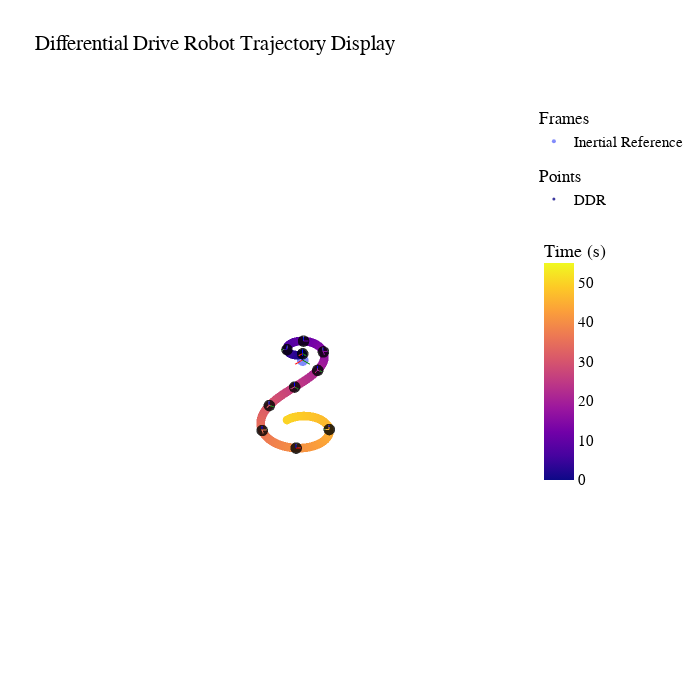

Notebook code for this chart:
### Code cell
# Create the Scene Viewer
scene = Viewer3D(title="Differential Drive Robot Trajectory Display", 
                 size=500) # In mm

# Add inertial reference
scene.add_frame(
    transformation=np.eye(4), 
    name="Inertial Reference", 
    axis_size=40
)

# Add robot trajectory 
scene.add_points(points=trajectory, 
                 name='DDR',
                 color=time_vector,
                 colorscale='plasma',
                 range=[time_vector[0], time_vector[-1] + 5],
                 colorbar="Time (s)")

# Display poses
n_poses = 10
for pose in poses[::len(poses) // n_poses]:
    # Add poses
    scene.add_frame(
        transformation=pose, 
        axis_size=20,
        color='black'
    )

scene.figure.show()

### Figure 1 — Plotly figure (JSON) as saved in the notebook; plotly's stock layout.template omitted (floating-point values rounded to 4 significant figures; data arrays with more than 128 entries replaced by an {"elided": "..."} marker saying what was removed)
{"data": [{"legendgroup": "Frames", "legendgrouptitle": {"text": "Frames"}, "marker": {"opacity": 0.8, "size": 4}, "mode": "markers", "name": "Inertial Reference", "showlegend": true, "type": "scatter3d", "x": [0], "y": [0], "z": [0]}, {"hoverinfo": "skip", "line": {"color": "red", "width": 2}, "mode": "lines", "name": "xInertial Reference", "showlegend": false, "type": "scatter3d", "x": [0, 40], "y": [0, 0], "z": [0, 0]}, {"hoverinfo": "skip", "line": {"color": "green", "width": 2}, "mode": "lines", "name": "yInertial Reference", "showlegend": false, "type": "scatter3d", "x": [0, 0], "y": [0, 40], "z": [0, 0]}, {"hoverinfo": "skip", "line": {"color": "blue", "width": 2}, "mode": "lines", "name": "zInertial Reference", "showlegend": false, "type": "scatter3d", "x": [0, 0], "y": [0, 0], "z": [0, 40]}, {"legendgroup": "Points", "legendgrouptitle": {"text": "Points"}, "marker": {"cmax": 55, "cmin": 0, "color": {"elided": "5000 float values"}, "colorbar": {"len": 0.5, "lenmode": "fraction", "title": {"text": "Time (s)"}}, "colorscale": [[0, "#0d0887"], [0.1111, "#46039f"], [0.2222, "#7201a8"], [0.3333, "#9c179e"], [0.4444, "#bd3786"], [0.5556, "#d8576b"], [0.6667, "#ed7953"], [0.7778, "#fb9f3a"], [0.8889, "#fdca26"], [1, "#f0f921"]], "opacity": 0.8, "size": 3}, "mode": "markers", "name": "DDR", "showlegend": true, "type": "scatter3d", "x": {"elided": "5000 float values"}, "y": {"elided": "5000 float values"}, "z": {"elided": "5000 int values"}}, {"legendgroup": "Frames", "legendgrouptitle": {"text": "Frames"}, "marker": {"color": "black", "opacity": 0.8, "size": 4}, "mode": "markers", "name": "", "showlegend": false, "type": "scatter3d", "x": [0.15], "y": [0], "z": [30]}, {"hoverinfo": "skip", "line": {"color": "red", "width": 2}, "mode": "lines", "name": "x", "showlegend": false, "type": "scatter3d", "x": [0.15, 20.15], "y": [0, -0.1], "z": [30, 30]}, {"hoverinfo": "skip", "line": {"color": "green", "width": 2}, "mode": "lines", "name": "y", "showlegend": false, "type": "scatter3d", "x": [0.15, 0.25], "y": [0, 20.0], "z": [30, 30]}, {"hoverinfo": "skip", "line": {"color": "blue", "width": 2}, "mode": "lines", "name": "z", "showlegend": false, "type": "scatter3d", "x": [0.15, 0.15], "y": [0, 0], "z": [30, 50]}, {"legendgroup": "Frames", "legendgrouptitle": {"text": "Frames"}, "marker": {"color": "black", "opacity": 0.8, "size": 4}, "mode": "markers", "name": "", "showlegend": false, "type": "scatter3d", "x": [23.51], "y": [-62.01], "z": [30]}, {"hoverinfo": "skip", "line": {"color": "red", "width": 2}, "mode": "lines", "name": "x", "showlegend": false, "type": "scatter3d", "x": [23.51, 10.88], "y": [-62.01, -77.52], "z": [30, 30]}, {"hoverinfo": "skip", "line": {"color": "green", "width": 2}, "mode": "lines", "name": "y", "showlegend": false, "type": "scatter3d", "x": [23.51, 39.02], "y": [-62.01, -74.64], "z": [30, 30]}, {"hoverinfo": "skip", "line": {"color": "blue", "width": 2}, "mode": "lines", "name": "z", "showlegend": false, "type": "scatter3d", "x": [23.51, 23.51], "y": [-62.01, -62.01], "z": [30, 50]}, {"legendgroup": "Frames", "legendgrouptitle": {"text": "Frames"}, "marker": {"color": "black", "opacity": 0.8, "size": 4}, "mode": "markers", "name": "", "showlegend": false, "type": "scatter3d", "x": [-61.96], "y": [-57.44], "z": [30]}, {"hoverinfo": "skip", "line": {"color": "red", "width": 2}, "mode": "lines", "name": "x", "showlegend": false, "type": "scatter3d", "x": [-61.96, -74.97], "y": [-57.44, -42.26], "z": [30, 30]}, {"hoverinfo": "skip", "line": {"color": "green", "width": 2}, "mode": "lines", "name": "y", "showlegend": false, "type": "scatter3d", "x": [-61.96, -77.14], "y": [-57.44, -70.46], "z": [30, 30]}, {"hoverinfo": "skip", "line": {"color": "blue", "width": 2}, "mode": "lines", "name": "z", "showlegend": false, "type": "scatter3d", "x": [-61.96, -61.96], "y": [-57.44, -57.44], "z": [30, 50]}, {"legendgroup": "Frames", "legendgrouptitle": {"text": "Frames"}, "marker": {"color": "black", "opacity": 0.8, "size": 4}, "mode": "markers", "name": "", "showlegend": false, "type": "scatter3d", "x": [-64.92], "y": [47.88], "z": [30]}, {"hoverinfo": "skip", "line": {"color": "red", "width": 2}, "mode": "lines", "name": "x", "showlegend": false, "type": "scatter3d", "x": [-64.92, -54.63], "y": [47.88, 65.03], "z": [30, 30]}, {"hoverinfo": "skip", "line": {"color": "green", "width": 2}, "mode": "lines", "name": "y", "showlegend": false, "type": "scatter3d", "x": [-64.92, -82.07], "y": [47.88, 58.17], "z": [30, 30]}, {"hoverinfo": "skip", "line": {"color": "blue", "width": 2}, "mode": "lines", "name": "z", "showlegend": false, "type": "scatter3d", "x": [-64.92, -64.92], "y": [47.88, 47.88], "z": [30, 50]}, {"legendgroup": "Frames", "legendgrouptitle": {"text": "Frames"}, "marker": {"color": "black", "opacity": 0.8, "size": 4}, "mode": "markers", "name": "", "showlegend": false, "type": "scatter3d", "x": [37.4], "y": [118.9], "z": [30]}, {"hoverinfo": "skip", "line": {"color": "red", "width": 2}, "mode": "lines", "name": "x", "showlegend": false, "type": "scatter3d", "x": [37.4, 56.61], "y": [118.9, 124.5], "z": [30, 30]}, {"hoverinfo": "skip", "line": {"color": "green", "width": 2}, "mode": "lines", "name": "y", "showlegend": false, "type": "scatter3d", "x": [37.4, 31.85], "y": [118.9, 138.1], "z": [30, 30]}, {"hoverinfo": "skip", "line": {"color": "blue", "width": 2}, "mode": "lines", "name": "z", "showlegend": false, "type": "scatter3d", "x": [37.4, 37.4], "y": [118.9, 118.9], "z": [30, 50]}, {"legendgroup": "Frames", "legendgrouptitle": {"text": "Frames"}, "marker": {"color": "black", "opacity": 0.8, "size": 4}, "mode": "markers", "name": "", "showlegend": false, "type": "scatter3d", "x": [178.6], "y": [134.9], "z": [30]}, {"hoverinfo": "skip", "line": {"color": "red", "width": 2}, "mode": "lines", "name": "x", "showlegend": false, "type": "scatter3d", "x": [178.6, 198.6], "y": [134.9, 135.5], "z": [30, 30]}, {"hoverinfo": "skip", "line": {"color": "green", "width": 2}, "mode": "lines", "name": "y", "showlegend": false, "type": "scatter3d", "x": [178.6, 178.0], "y": [134.9, 154.9], "z": [30, 30]}, {"hoverinfo": "skip", "line": {"color": "blue", "width": 2}, "mode": "lines", "name": "z", "showlegend": false, "type": "scatter3d", "x": [178.6, 178.6], "y": [134.9, 134.9], "z": [30, 50]}, {"legendgroup": "Frames", "legendgrouptitle": {"text": "Frames"}, "marker": {"color": "black", "opacity": 0.8, "size": 4}, "mode": "markers", "name": "", "showlegend": false, "type": "scatter3d", "x": [334.6], "y": [153.3], "z": [30]}, {"hoverinfo": "skip", "line": {"color": "red", "width": 2}, "mode": "lines", "name": "x", "showlegend": false, "type": "scatter3d", "x": [334.6, 353.8], "y": [153.3, 158.9], "z": [30, 30]}, {"hoverinfo": "skip", "line": {"color": "green", "width": 2}, "mode": "lines", "name": "y", "showlegend": false, "type": "scatter3d", "x": [334.6, 329.1], "y": [153.3, 172.5], "z": [30, 30]}, {"hoverinfo": "skip", "line": {"color": "blue", "width": 2}, "mode": "lines", "name": "z", "showlegend": false, "type": "scatter3d", "x": [334.6, 334.6], "y": [153.3, 153.3], "z": [30, 50]}, {"legendgroup": "Frames", "legendgrouptitle": {"text": "Frames"}, "marker": {"color": "black", "opacity": 0.8, "size": 4}, "mode": "markers", "name": "", "showlegend": false, "type": "scatter3d", "x": [471.6], "y": [251.4], "z": [30]}, {"hoverinfo": "skip", "line": {"color": "red", "width": 2}, "mode": "lines", "name": "x", "showlegend": false, "type": "scatter3d", "x": [471.6, 481.9], "y": [251.4, 268.6], "z": [30, 30]}, {"hoverinfo": "skip", "line": {"color": "green", "width": 2}, "mode": "lines", "name": "y", "showlegend": false, "type": "scatter3d", "x": [471.6, 454.4], "y": [251.4, 261.6], "z": [30, 30]}, {"hoverinfo": "skip", "line": {"color": "blue", "width": 2}, "mode": "lines", "name": "z", "showlegend": false, "type": "scatter3d", "x": [471.6, 471.6], "y": [251.4, 251.4], "z": [30, 50]}, {"legendgroup": "Frames", "legendgrouptitle": {"text": "Frames"}, "marker": {"color": "black", "opacity": 0.8, "size": 4}, "mode": "markers", "name": "", "showlegend": false, "type": "scatter3d", "x": [462.3], "y": [426.6], "z": [30]}, {"hoverinfo": "skip", "line": {"color": "red", "width": 2}, "mode": "lines", "name": "x", "showlegend": false, "type": "scatter3d", "x": [462.3, 449.1], "y": [426.6, 441.7], "z": [30, 30]}, {"hoverinfo": "skip", "line": {"color": "green", "width": 2}, "mode": "lines", "name": "y", "showlegend": false, "type": "scatter3d", "x": [462.3, 447.1], "y": [426.6, 413.5], "z": [30, 30]}, {"hoverinfo": "skip", "line": {"color": "blue", "width": 2}, "mode": "lines", "name": "z", "showlegend": false, "type": "scatter3d", "x": [462.3, 462.3], "y": [426.6, 426.6], "z": [30, 50]}, {"legendgroup": "Frames", "legendgrouptitle": {"text": "Frames"}, "marker": {"color": "black", "opacity": 0.8, "size": 4}, "mode": "markers", "name": "", "showlegend": false, "type": "scatter3d", "x": [284.7], "y": [429.3], "z": [30]}, {"hoverinfo": "skip", "line": {"color": "red", "width": 2}, "mode": "lines", "name": "x", "showlegend": false, "type": "scatter3d", "x": [284.7, 272.2], "y": [429.3, 413.7], "z": [30, 30]}, {"hoverinfo": "skip", "line": {"color": "green", "width": 2}, "mode": "lines", "name": "y", "showlegend": false, "type": "scatter3d", "x": [284.7, 300.3], "y": [429.3, 416.8], "z": [30, 30]}, {"hoverinfo": "skip", "line": {"color": "blue", "width": 2}, "mode": "lines", "name": "z", "showlegend": false, "type": "scatter3d", "x": [284.7, 284.7], "y": [429.3, 429.3], "z": [30, 50]}], "layout": {"font": {"color": "black", "family": "Arial", "size": 15}, "height": 700, "scene": {"aspectmode": "cube", "camera": {"projection": {"type": "orthographic"}}, "xaxis": {"range": [-500, 500], "showaxeslabels": false, "showbackground": false, "showgrid": false, "showspikes": false, "showticklabels": false, "title": {"text": ""}}, "yaxis": {"range": [-500, 500], "showaxeslabels": false, "showbackground": false, "showgrid": false, "showspikes": false, "showticklabels": false, "title": {"text": ""}}, "zaxis": {"range": [-500, 500], "showaxeslabels": false, "showbackground": false, "showgrid": false, "showspikes": false, "showticklabels": false, "title": {"text": ""}}}, "title": {"text": "Differential Drive Robot Trajectory Display"}, "width": 700}}
